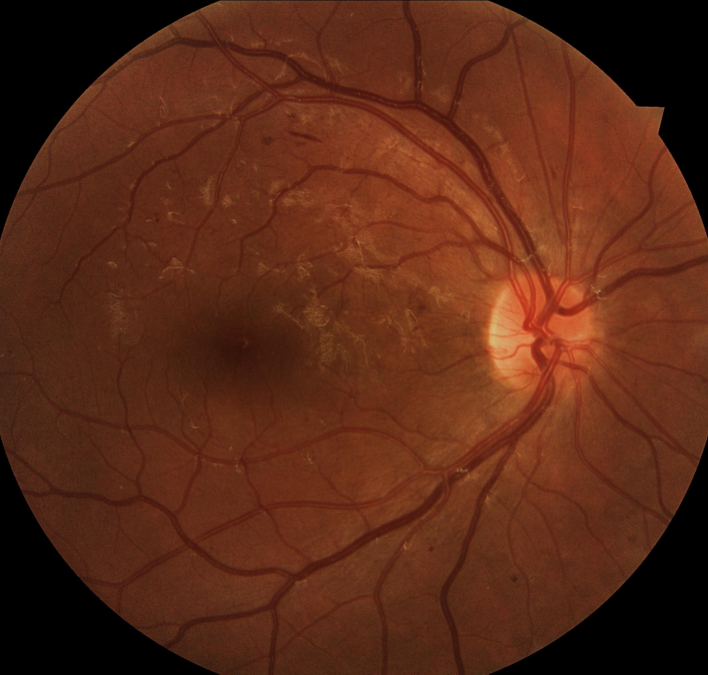
%> input picture mFiles/gs3.jpg, 2124 x 2024 px (shown at 1/3 size)
$ octave PracticingDiameter.m   (GNU Octave 9; MATLAB toolbox functions it lacks are replaced by stand-ins)
%> lines starting %> are read from the running program, lines starting %| are printed output that depends on the picture; in (x1, y1, x2, y2) boxes, pixels count from 0 and x2, y2 are one past the last pixel; in counts of white or black regions, pixels touching at a corner belong together; the program's own positions count from 1
### mFiles/BestHSVMask.m
function [BW,maskedRGBImage] = BestHSVMask(RGB)
%createMask  Threshold RGB image using auto-generated code from colorThresholder app.
%  [BW,MASKEDRGBIMAGE] = createMask(RGB) thresholds image RGB using
%  auto-generated code from the colorThresholder App. The colorspace and
%  minimum/maximum values for each channel of the colorspace were set in the
%  App and result in a binary mask BW and a composite image maskedRGBImage,
%  which shows the original RGB image values under the mask BW.

% Ideal way to use this is on a bw image, have to create black and white
% image on rgb scalle thought ot use this
%------------------------------------------------------


% Convert RGB image to chosen color space
I = rgb2hsv(RGB);

% Define thresholds for channel 1 based on histogram settings
channel1Min = 0.000;
channel1Max = 1.000;

% Define thresholds for channel 2 based on histogram settings
channel2Min = 0.000;
channel2Max = 1.000;

% Define thresholds for channel 3 based on histogram settings
channel3Min = 0.900; %was originally .967
channel3Max = 1.000;

% Create mask based on chosen histogram thresholds
BW = (I(:,:,1) >= channel1Min ) & (I(:,:,1) <= channel1Max) & ...
    (I(:,:,2) >= channel2Min ) & (I(:,:,2) <= channel2Max) & ...
    (I(:,:,3) >= channel3Min ) & (I(:,:,3) <= channel3Max);

% Initialize output masked image based on input image.
maskedRGBImage = RGB;

% Set background pixels where BW is false to zero.
maskedRGBImage(repmat(~BW,[1 1 3])) = 0;

### mFiles/PracticingDiameter.m
figure,
img = imread('gs3.jpg');
%> img is the input picture: size 2024x2124x3 uint8; mean R, G, B 90.2, 41.8, 22.9
imshow(img);
title('original image');

%the following methods serve to
%create a nice grayscale image to threshold
gray = rgb2gray(img);
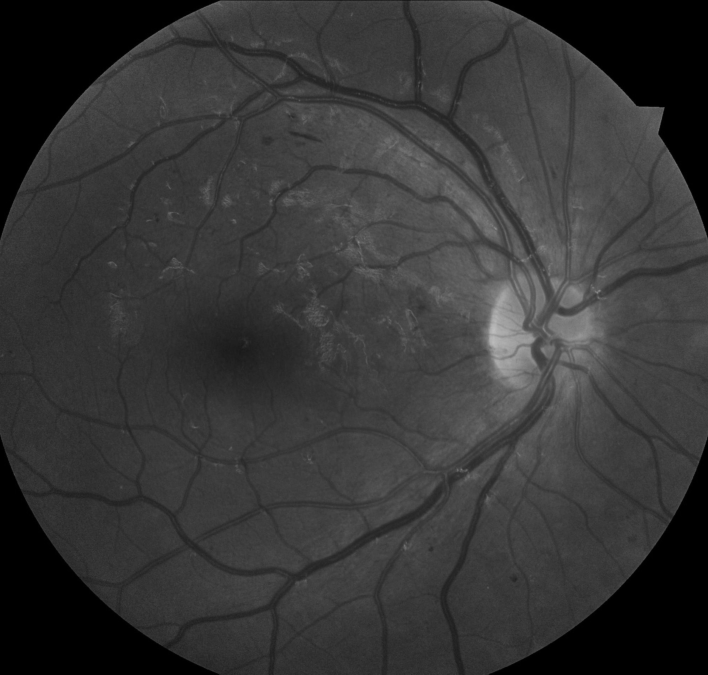
%> gray: size 2024x2124 uint8 (shown at 1/3 size); min 0, max 191, mean 54.1
Supa_grayfundus = imadjust(gray);
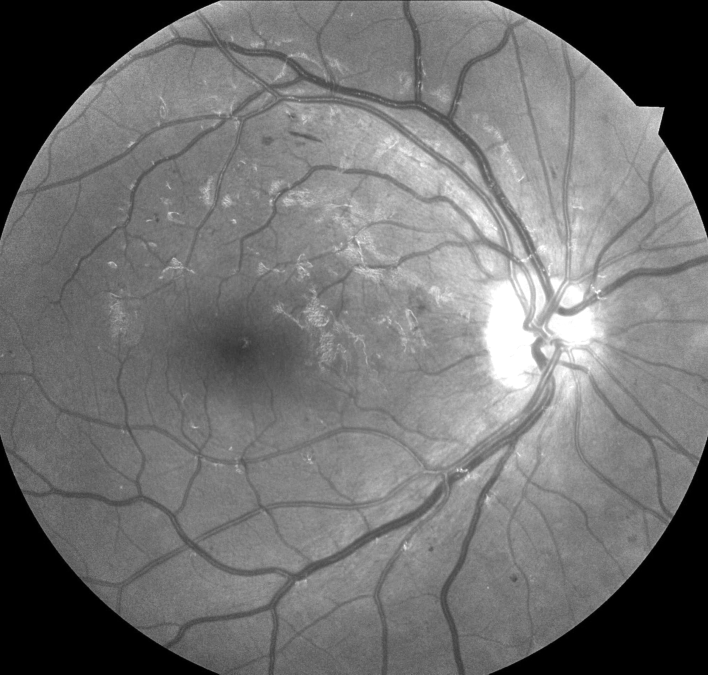
%> Supa_grayfundus: size 2024x2124 uint8 (shown at 1/3 size); min 0, max 255, mean 113.6
betterFundus = adapthisteq(Supa_grayfundus);
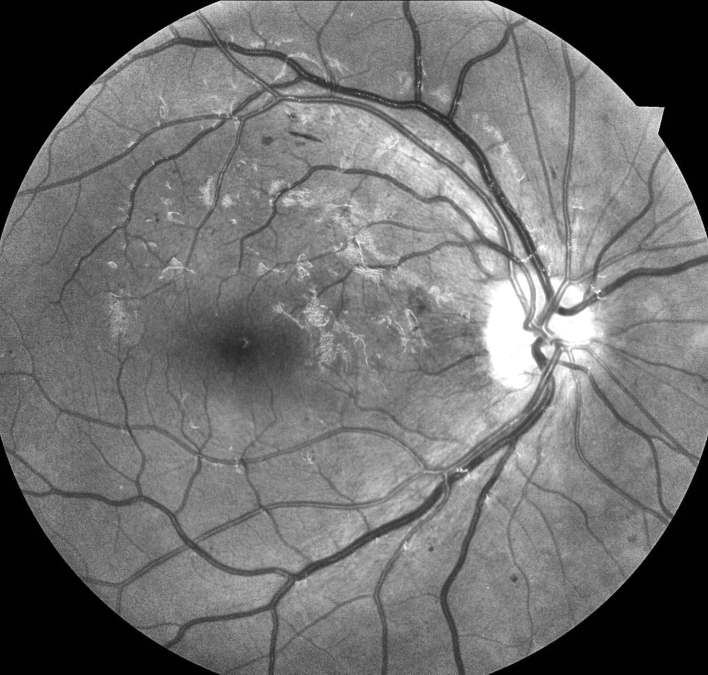
%> betterFundus: size 2024x2124 uint8 (shown at 1/3 size); min 0, max 255, mean 112.2

%we now recreate a rgb picture of gray values using cat
rgbFundus = cat(3, Supa_grayfundus, Supa_grayfundus, Supa_grayfundus);

%threshold our gray rgb pic with an hsv filter
%strange I know, but through trial and error, seemed to work best
[bw, maskedRGBImage] = BestHSVMask(rgbFundus);
%> in BestHSVMask, `I = rgb2hsv(RGB);`: I: size 2024x2124x3 double; mean H, S, V 0, 0, 0.445
%> in BestHSVMask, `BW = (I(:,:,1) >= channel1Min ) & (I(:,:,1) <= channel1Max) & (I(:,:,2..`:
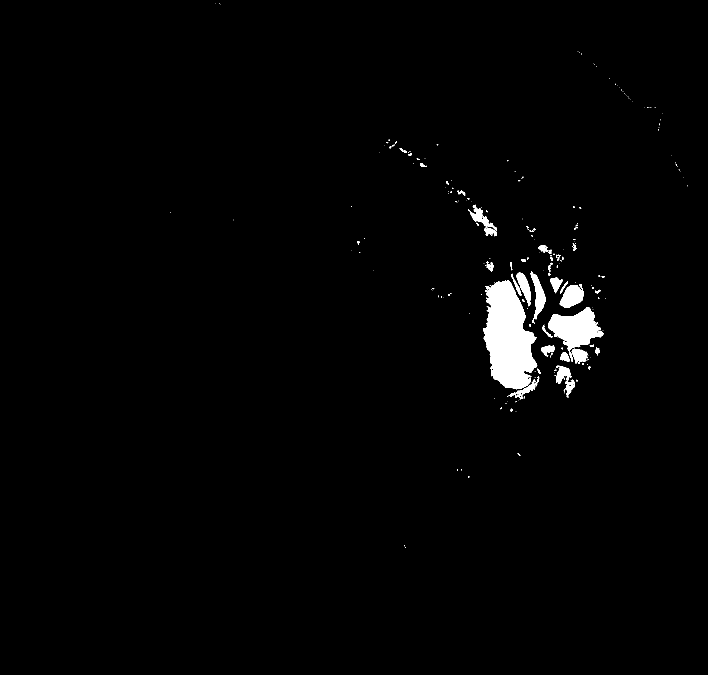
%> BW: size 2024x2124 logical (shown at 1/3 size); 1.6% white; 238 white regions (181 under 20 px), largest, box (x1, y1, x2, y2) and area: (1450, 840, 1612, 1168) 35005, (1644, 921, 1810, 1086) 12055, (1679, 852, 1752, 923) 3348

%following serve to clean up the thresholded image
BW2 = bwareaopen(bw, 250);
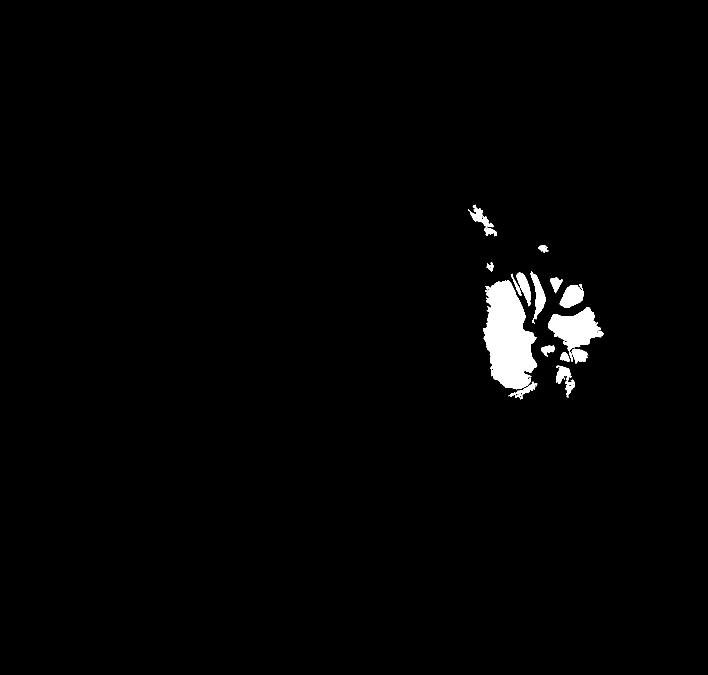
%> BW2: size 2024x2124 logical (shown at 1/3 size); 1.5% white; 16 white regions, largest, box (x1, y1, x2, y2) and area: (1450, 840, 1612, 1168) 35005, (1644, 921, 1810, 1086) 12055, (1679, 852, 1752, 923) 3348
SE = strel('disk', 10);
BW2 = imdilate(BW2,SE);
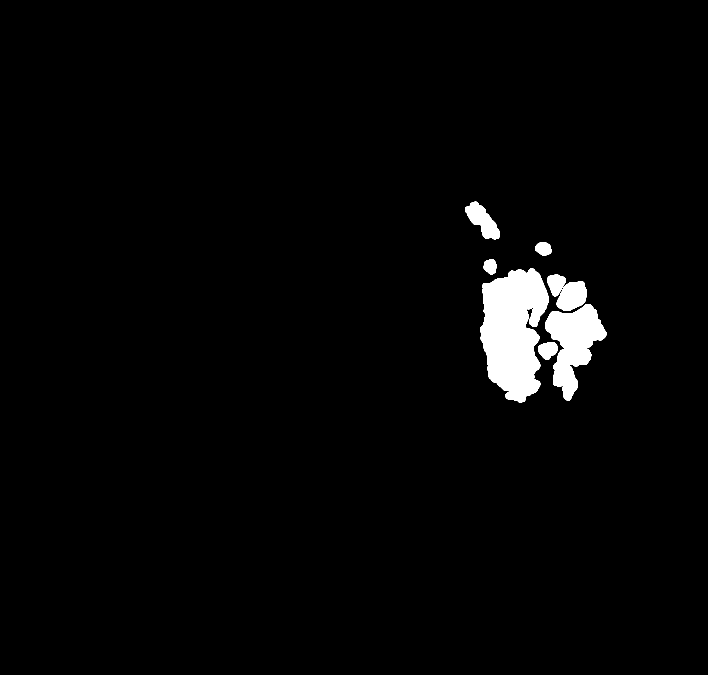
%> BW2: size 2024x2124 logical (shown at 1/3 size); 2.4% white; 8 white regions, largest, box (x1, y1, x2, y2) and area: (1441, 805, 1646, 1208) 58091, (1635, 912, 1819, 1202) 26822, (1670, 843, 1761, 932) 5883

figure,
imshow(BW2);
title('binary image');


%%%%%%%%%%%%%%%%%%%%%%%%%%%%%%%%NOW STARTS A CRAZY ASS HMRF%%%%%%%%%%%
%%%%%%%%%%%%%%%%%%%%%%%%%%%%%%%%ALGORIGHTM%%%%%%%%%%%%%%%%%%%%%%%%%%%
%> (the run ends here)

$ run again, with mFiles/gs1.jpg copied over mFiles/gs3.jpg
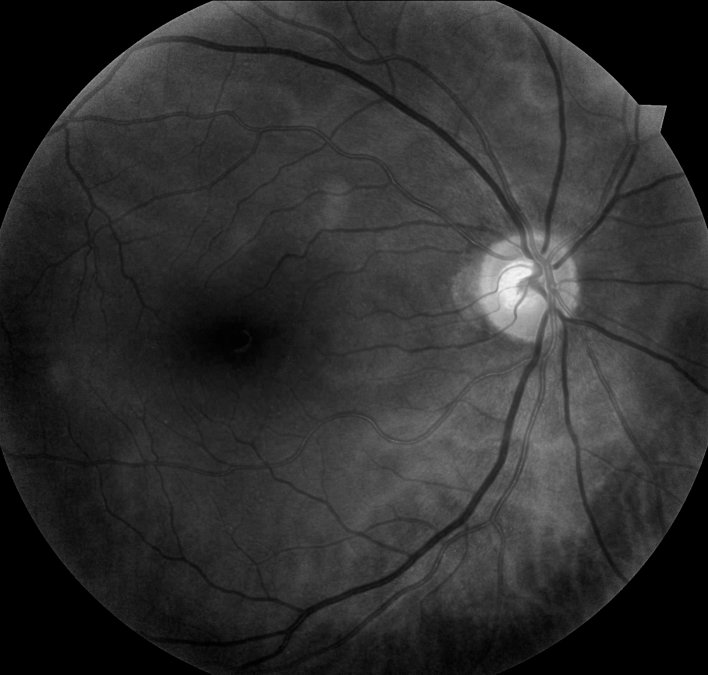
%> input picture mFiles/gs1.jpg, 2124 x 2024 px (shown at 1/3 size)
%> img is the input picture: size 2024x2124x3 uint8; min 0, max 248, mean 47.2
%> I: size 2024x2124x3 double; mean H, S, V 0, 0, 0.325
%> in BestHSVMask, `BW = (I(:,:,1) >= channel1Min ) & (I(:,:,1) <= channel1Max) & (I(:,:,2..`:
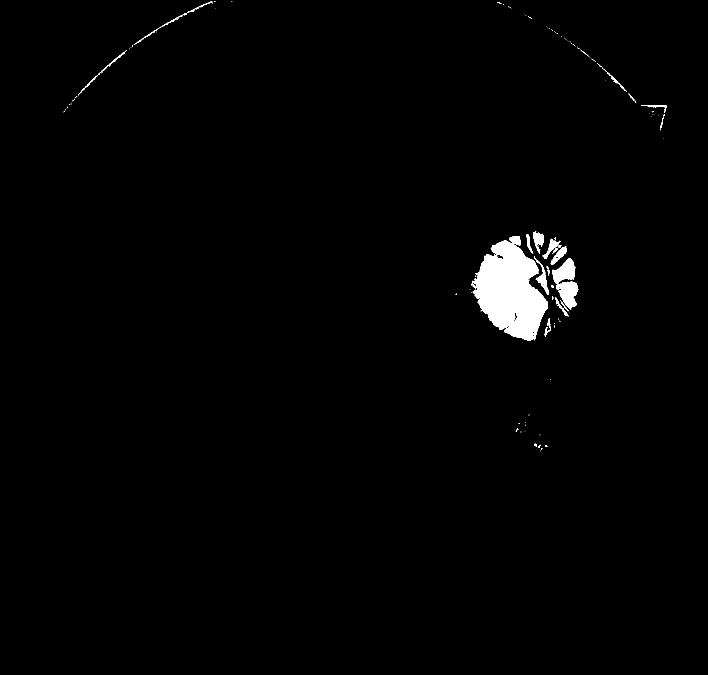
%> BW: size 2024x2124 logical (shown at 1/3 size); 1.3% white; 150 white regions (115 under 20 px), largest, box (x1, y1, x2, y2) and area: (1413, 708, 1644, 1023) 43319, (1656, 774, 1735, 929) 6426, (1602, 769, 1647, 885) 1231
%> `BW2 = imdilate(BW2,SE);`:
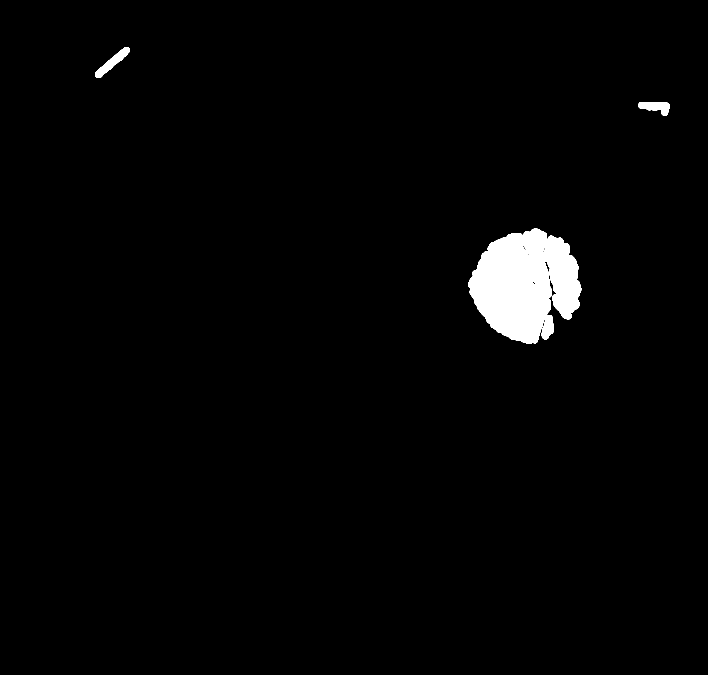
%> BW2: size 2024x2124 logical (shown at 1/3 size); 2% white; 4 white regions, box (x1, y1, x2, y2) and area: (1404, 685, 1744, 1032) 79565, (285, 141, 390, 234) 2848, (1915, 306, 2010, 348) 2368, (1625, 945, 1662, 1018) 1868
